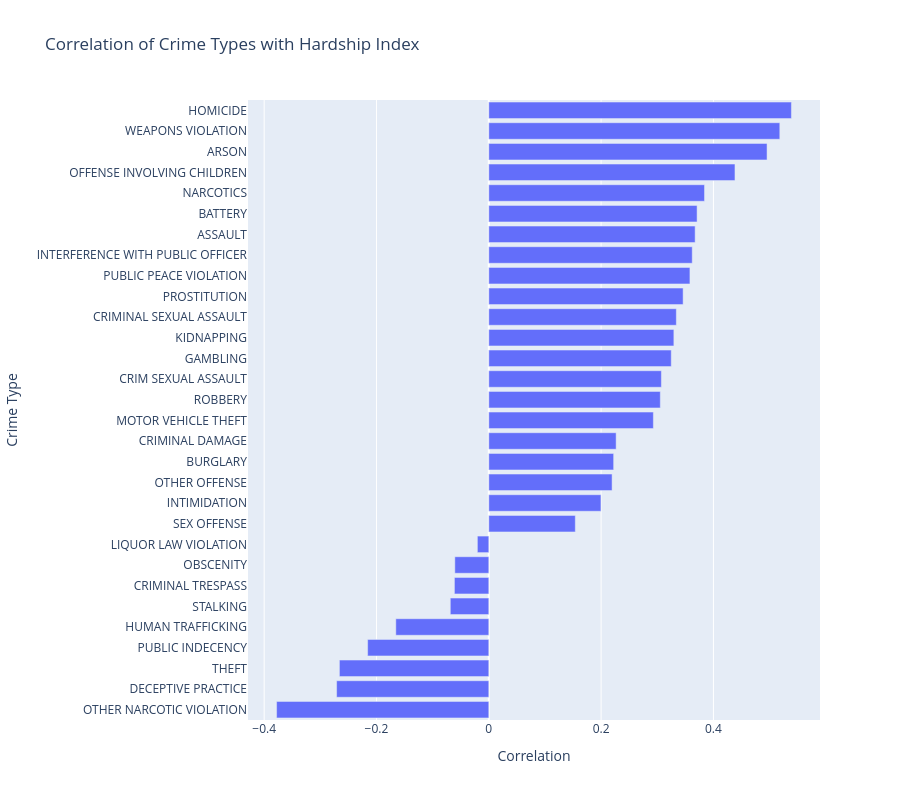

The code cell stored with this chart in its notebook:
### Markdown cell above
### Correlation plot for Hardship and crime types

The correlation plot gives us a quantitative way to compare how different crime types relate to the hardship index across Chicago community areas. Using this we can evaluate whether the patterns observed in the maps are consistent when looking at individual crime categories. The plot are also used to identify differences in how strongly each crime type aligns with socioeconomic conditions.

From the correlation plot we can see that there is a clear pattern where many violent and public-order crimes tend to be more common in higher-hardship neighborhoods, while several property-related or non-violent offenses show weaker or even slightly negative relationships. For the lower hardship areas crimes such as deceptive practices, theft, and some narcotic-related violations are weakly associated with the areas. In contrast, more serious crimes such as homicide, weapons violations, battery, assault, and narcotics-related offenses tend to be more concentrated in areas with higher hardship index values, suggesting a strong geographical overlap between socioeconomic disadvantage and more severe forms of crime.

It is important to note that the plot shows correlation, not causation. The relationships displayed reflect patterns of association across neighborhoods rather than direct cause-and-effect links, and may be influenced by a range of underlying structural and contextual factors.

### Code cell
mapping = {sd['Community Area Number'][i]: sd['COMMUNITY AREA NAME'][i] for i in range(len(sd))}
cd['Community Area'] = cd_copy['Community Area'].map(mapping)

crime_by_type = (
    cd
    .groupby(["Community Area", "Primary Type"])
    .size()
    .reset_index(name="count")
)

crime_pivot = crime_by_type.pivot(
    index="Community Area",
    columns="Primary Type",
    values="count"
).fillna(0)

crime_pivot = crime_pivot.reset_index()

merged_types = sd.merge(
    crime_pivot,
    left_on="COMMUNITY AREA NAME",
    right_on="Community Area",
    how="inner"
)

# 1. Ensure only crime columns are used
crime_columns = crime_pivot.columns.tolist()
crime_columns.remove("Community Area")

# 2. Compute correlation manually (avoids .corr() issues)
corr_with_hardship = merged_types[crime_columns].apply(
    lambda x: x.corr(merged_types["HARDSHIP INDEX"])
)

# 3. Drop any NaNs (some crime types may be constant = no variance)
corr_with_hardship = corr_with_hardship.dropna()

# 4. Convert to clean DataFrame for Plotly
plot_df = corr_with_hardship.sort_values().reset_index()
plot_df.columns = ["Crime Type", "Correlation"]

# 5. Plot (fully aligned)
fig = px.bar(
    plot_df,
    x="Correlation",
    y="Crime Type",
    orientation="h",
    title="Correlation of Crime Types with Hardship Index",
)

fig.update_layout(
    height=800,  # improves readability
    yaxis_title="Crime Type",
    xaxis_title="Correlation"
)

filename = "crime_hardship_correlation.html"

fig.write_html(f"./../docs/figures/{filename}", include_plotlyjs="cdn")

fig.show()

### Figure 1 — Plotly figure (JSON) as saved in the notebook; plotly's stock layout.template omitted (floating-point values rounded to 4 significant figures)
{"data": [{"hovertemplate": "Correlation=%{x}<br>Crime Type=%{y}<extra></extra>", "legendgroup": "", "marker": {"color": "#636efa", "pattern": {"shape": ""}}, "name": "", "orientation": "h", "showlegend": false, "textposition": "auto", "type": "bar", "x": [-0.3779, -0.271, -0.266, -0.2158, -0.1656, -0.06855, -0.06122, -0.06049, -0.02036, 0.1541, 0.1997, 0.2196, 0.2223, 0.2268, 0.2931, 0.3054, 0.3073, 0.3249, 0.3296, 0.334, 0.346, 0.3582, 0.3623, 0.3674, 0.3709, 0.3841, 0.4384, 0.4955, 0.5182, 0.5389], "xaxis": "x", "y": ["OTHER NARCOTIC VIOLATION", "DECEPTIVE PRACTICE", "THEFT", "PUBLIC INDECENCY", "HUMAN TRAFFICKING", "STALKING", "CRIMINAL TRESPASS", "OBSCENITY", "LIQUOR LAW VIOLATION", "SEX OFFENSE", "INTIMIDATION", "OTHER OFFENSE", "BURGLARY", "CRIMINAL DAMAGE", "MOTOR VEHICLE THEFT", "ROBBERY", "CRIM SEXUAL ASSAULT", "GAMBLING", "KIDNAPPING", "CRIMINAL SEXUAL ASSAULT", "PROSTITUTION", "PUBLIC PEACE VIOLATION", "INTERFERENCE WITH PUBLIC OFFICER", "ASSAULT", "BATTERY", "NARCOTICS", "OFFENSE INVOLVING CHILDREN", "ARSON", "WEAPONS VIOLATION", "HOMICIDE"], "yaxis": "y"}], "layout": {"barmode": "relative", "height": 800, "legend": {"tracegroupgap": 0}, "title": {"text": "Correlation of Crime Types with Hardship Index"}, "xaxis": {"anchor": "y", "domain": [0, 1], "title": {"text": "Correlation"}}, "yaxis": {"anchor": "x", "domain": [0, 1], "title": {"text": "Crime Type"}}}}
